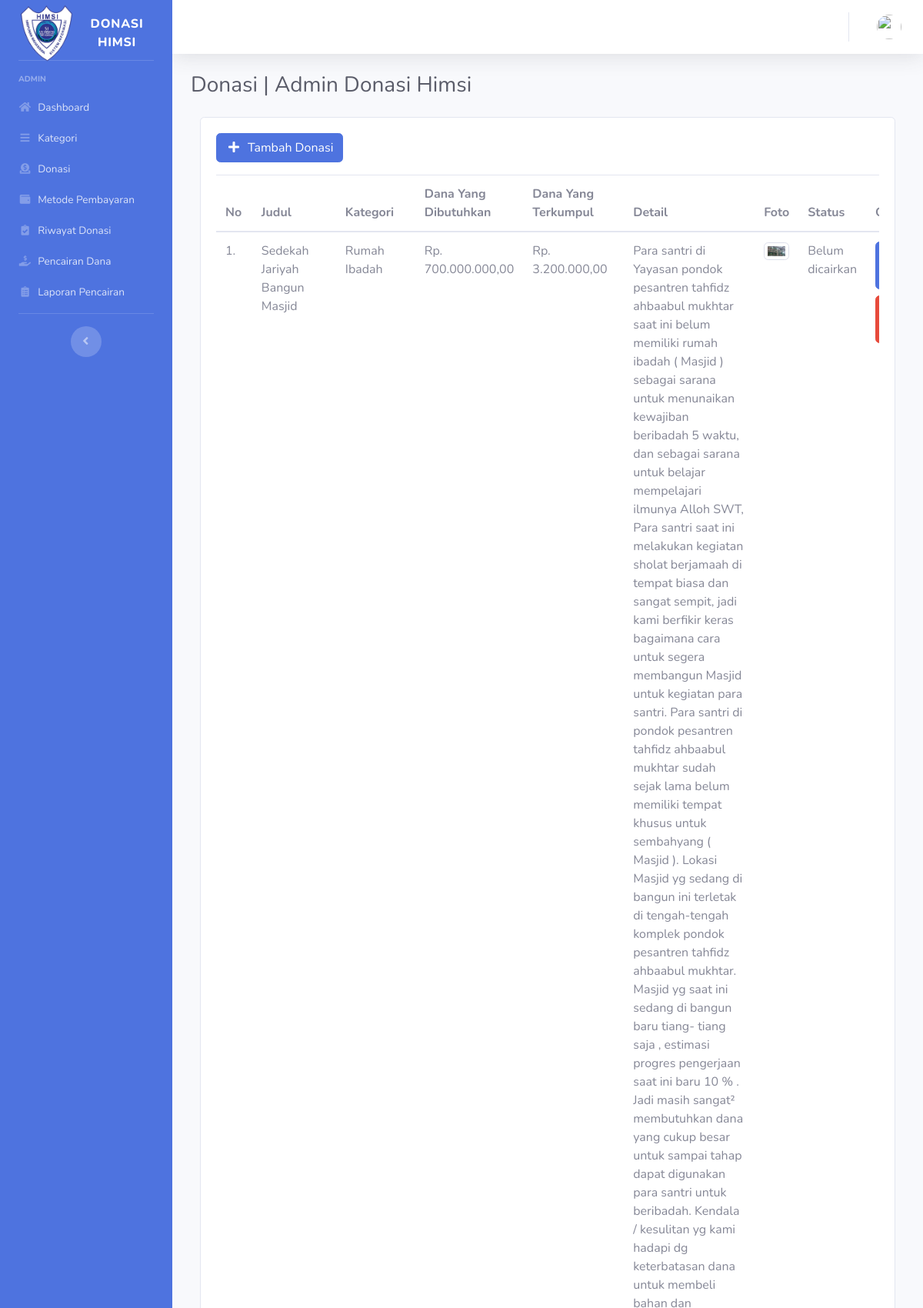
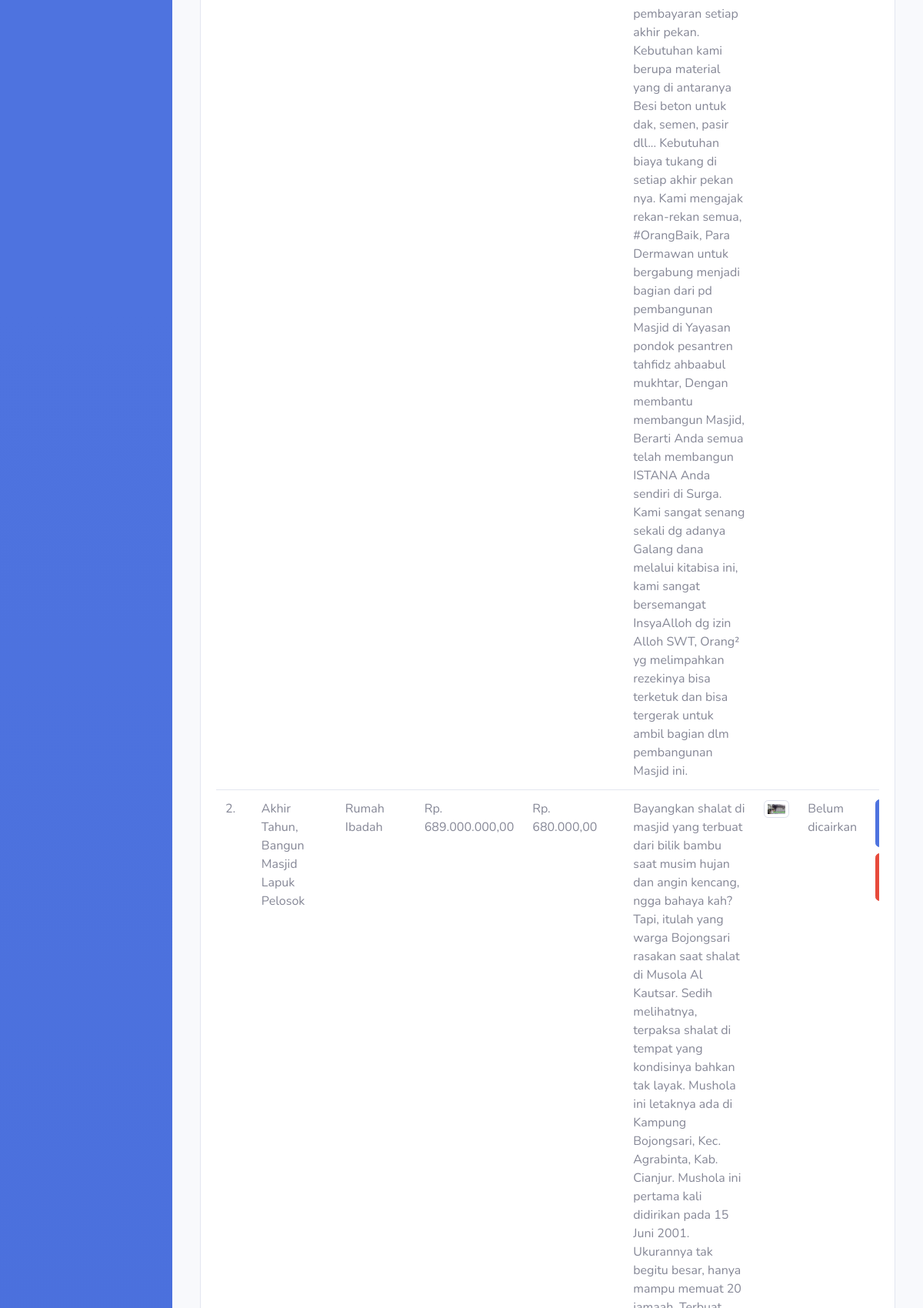
/index.php/admin/donasi (upper part), run on the app's committed database (2 pictures, top to bottom).
### tables this page shows
CREATE TABLE `donasi` (
  `id` int(11) NOT NULL,
  `judul` varchar(128) NOT NULL,
  `id_kategori` int(11) NOT NULL,
  `dana_dibutuhkan` int(11) NOT NULL,
  `dana_terkumpul` int(11) NOT NULL,
  `detail` text NOT NULL,
  `gambar` varchar(258) NOT NULL,
  `status_donasi` enum('Belum dicairkan','Sudah dicairkan') NOT NULL DEFAULT 'Belum dicairkan'
);

CREATE TABLE `kategori` (
  `id_kategori` int(11) NOT NULL,
  `kategori` varchar(128) NOT NULL
);

### application/controllers/Admin.php (called while the page is built, shortened)
<?php
class Admin extends CI_Controller
{
    public function donasi()
    {
        $data['title'] = 'Donasi | Admin Donasi Himsi';
        $data['user'] = $this->ModelUser->cekData(['email' => $this->session->userdata('email')])->row_array();
        $data['donasi'] = $this->db->get('donasi')->result_array();
        $data['kategori'] = $this->db->get('kategori')->result_array();
        $this->form_validation->set_rules('donasi', 'Judul Donasi', 'required|min_length[3]', [
            'required' => 'Judul Donasi harus diisi',
            'min_length' => 'Judul Donasi terlalu pendek'
        ]);
        $this->form_validation->set_rules('kategori', 'Kategori', 'required', [
            'required' => 'Kategori harus diisi',
        ]);
        $this->form_validation->set_rules('dana_dibutuhkan', 'Dana Yang Dibutuhkan', 'required', [
            'required' => 'Dana Yang Dibutuhkan harus diisi'
        ]);
        $this->form_validation->set_rules('detail', 'Detail', 'required|min_length[3]', [
            'required' => 'Detail harus diisi',
            'min_length' => 'Detail terlalu pendek'
        ]);
        $config['upload_path'] = './assets/img/upload/';
        $config['allowed_types'] = 'jpg|png|jpeg';
        $this->load->library('upload', $config);
        if ($this->form_validation->run() == false) {
            $this->load->view('templates/header', $data);
            $this->load->view('templates/sidebar', $data);
            $this->load->view('templates/topbar', $data);
            $this->load->view('admin/donasi', $data);
            $this->load->view('templates/footer');
        }
    }
}

### index.php (called while the page is built, shortened)
<?php
require_once BASEPATH.'core/CodeIgniter.php';

### application/views/admin/donasi.php (the view, shortened to what this page needs)
<div class="container-fluid">
    <h1 class="h3 mb-4 text-gray-800"><?= $title; ?></h1>
    <div class="col-12 grid-margin stretch-card">
        <div class="card">
            <div class="card-body">
                <a href="" class="btn btn-primary mb-3" data-toggle="modal" data-target="#newDonasiModal">
                    <i class="fas fa-fw fa-plus mr-2"></i>Tambah Donasi
                </a>
                <?php
                $queryDonasi = "SELECT * FROM donasi JOIN kategori ON donasi.id_kategori = kategori.id_kategori ORDER BY id desc";
                $donasi = $this->db->query($queryDonasi)->result_array();
                ?>
                <div class="widget">
                    <div class="table-responsive">
                        <table class="table table-hover">
                            <thead>
                                <tr>
                                    <th scope="col">No</th>
                                    <th scope="col">Judul</th>
                                    <th scope="col">Kategori</th>
                                    <th scope="col">Dana Yang Dibutuhkan</th>
                                    <th scope="col">Dana Yang Terkumpul</th>
                                    <th scope="col">Detail</th>
                                    <th scope="col">Foto</th>
                                    <th scope="col">Status</th>
                                    <th scope="col">Opsi</th>
                                </tr>
                            </thead>
                            <tbody>
                                <?php $i = 1; ?>
                                <?php foreach ($donasi as $d) : ?>
                                    <tr>
                                        <td scope="row"><?php echo $i . '.'; ?></td>
                                        <td><span><?php echo $d['judul']; ?></span></td>
                                        <td><span><?php echo $d['kategori']; ?></span></td>
                                        <td><?php echo "Rp. " . number_format($d['dana_dibutuhkan'], 2, ',', '.'); ?></td>
                                        <td><?php echo "Rp. " . number_format($d['dana_terkumpul'], 2, ',', '.'); ?></td>
                                        <td><?php echo $d['detail']; ?></td>
                                        <td>
                                            <picture>
                                                <source srcset="" type="image/svg+xml"> <img src="<?= base_url('assets/img/upload/') . $d['gambar']; ?>" class="img-fluid img-thumbnail" alt="...">
                                            </picture>
                                        </td>
                                        <td><?php echo $d['status_donasi']; ?></td>
                                        <td>
                                            <a href="<?php echo base_url('admin/ubahDonasi/') . $d['id']; ?>" class="btn btn-primary mr-2 mb-2"><i class="far fa-fw fa-edit mr-2"></i>Edit</a>
                                            <a href="<?php echo base_url('admin/hapusDonasi/') . $d['id']; ?>" onclick="return confirm('Kamu yakin akan menghapus <?= $d['judul']; ?> ?');" class="btn btn-danger"><i class="fas fa-fw fa-trash mr-2"></i>Hapus</a>
                                        </td>
                                    </tr>
                                    <?php $i++; ?>
                                <?php endforeach; ?>
                            </tbody>
                        </table>
                    </div>
                </div>
            </div>
        </div>
    </div>
</div>
</div>

### data on the page
donasi: judul "Sedekah Jariyah Bangun Masjid", id_kategori.kategori "Rumah Ibadah", dana_dibutuhkan "700.000.000,00", dana_terkumpul "3.200.000,00", detail "Para santri di Yayasan pondok pesantren tahfidz ahbaabul mukhtar saat ini belum memiliki rumah ibadah ( Masjid ) sebagai sarana untuk menunaikan kewajiban beribadah 5 waktu, dan sebagai sarana untuk belajar mempelajari ilmunya Alloh SWT, Para santri saat ini melakukan kegiatan sholat berjamaah di tempat biasa dan sangat sempit, jadi kami berfikir keras bagaimana cara untuk segera membangun Masjid untuk kegiatan para santri. Para santri di pondok pesantren tahfidz ahbaabul mukhtar sudah sejak lama belum memiliki tempat khusus untuk sembahyang ( Masjid ). Lokasi Masjid yg sedang di bangun ini terletak di tengah-tengah komplek pondok pesantren tahfidz ahbaabul mukhtar. Masjid yg saat ini…", gambar (picture), status_donasi "Belum dicairkan"
donasi: judul "Akhir Tahun, Bangun Masjid Lapuk Pelosok", id_kategori.kategori "Rumah Ibadah", dana_dibutuhkan "689.000.000,00", dana_terkumpul "680.000,00", gambar (picture), status_donasi "Belum dicairkan"

### other printed values
$title "Donasi | Admin Donasi Himsi"
